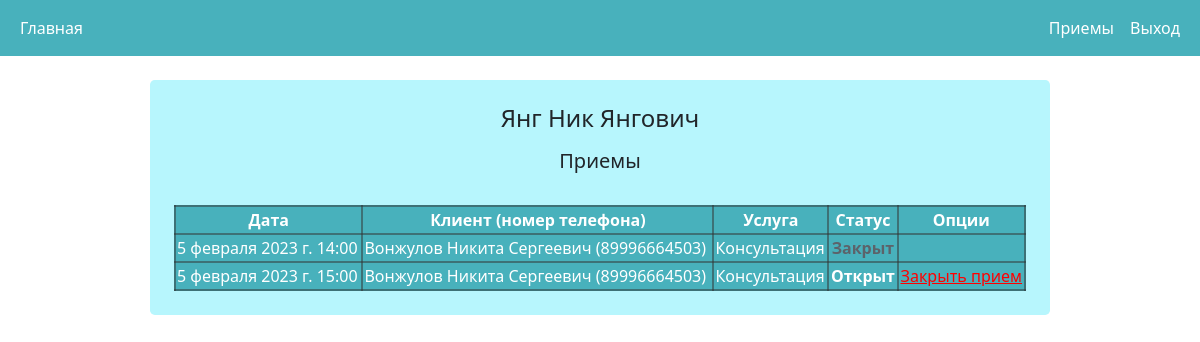
Page /docreceptions/ (signed in) on the committed database.
### hospapp/models.py (models this page shows, shortened)
class CustomUser(AbstractBaseUser):
    email = models.EmailField(verbose_name='Адрес электронной почты', unique=True, blank=False, null=False)
    name = models.CharField(verbose_name='ФИО', max_length=100, null=True)
    phone_number = models.PositiveIntegerField(verbose_name="Номер телефона", validators=phone_valid, null=True)
    image = models.ImageField(upload_to='hospapp/image/user_image/', verbose_name='Фото', null=True, blank=True)
    is_doctor = models.BooleanField(default=False, verbose_name='Права доктора')
    is_admin = models.BooleanField(default=False, verbose_name='Администратор')
    objects = CustomUserManager()
    USERNAME_FIELD = 'email'
    REQUIRED_FIELDS = ['phone_number']
    def __str__(self):
        return str(self.name)
    class Meta:
        verbose_name = "Пользователь"
        verbose_name_plural = "Пользователи"
        ordering = ['id']

class Receptions(models.Model):
    client = models.ForeignKey('CustomUser', verbose_name='Клиент', on_delete=models.CASCADE)
    doctor = models.ForeignKey('Doctors', verbose_name='Доктор', on_delete=models.CASCADE)
    service = models.ForeignKey('Services', verbose_name='Услуга', on_delete=models.CASCADE)
    is_close = models.BooleanField(verbose_name='Закрыт', default=False)
    date = models.DateTimeField(verbose_name='Дата')
    class Meta:
        verbose_name = 'Прием'
        verbose_name_plural = 'Приемы'
        ordering = ['date']

class Services(models.Model):
    title = models.CharField(verbose_name="Название услуги", max_length=100, null=False, blank=False)
    description = models.TextField(verbose_name="Описание", null=True, blank=True)
    cost = models.PositiveIntegerField(verbose_name="Стоимость", validators=[MinValueValidator(500)])
    photo = models.ImageField(upload_to='hospapp/image/service_photo/', verbose_name='Фото', null=True, blank=True)
    def __str__(self):
        return str(self.title)
    class Meta:
        verbose_name = "Услуга"
        verbose_name_plural = "Услуги"
        ordering = ['id']

### hospapp/views.py (the view)
# urls.py: path('docreceptions/', doc_page, name='doc_page'),
@login_required(login_url=reverse_lazy('login'))
@doc_required(login_url=reverse_lazy('home'))
def doc_page(request):
    title = f"Приемы - {request.user.name}"
    doc = Doctors.objects.filter(user=request.user)[0]
    receptions = Receptions.objects.filter(doctor=doc)
    return render(request, 'hospapp/doc_page.html', {'title': title, 'receptions': receptions})

### hospapp/templates/hospapp/doc_page.html (shortened to what this page needs)
{% extends 'hospapp/base.html' %}
{% load static %}
{% block content %}
    <link type="text/css" rel="stylesheet" href="{% static 'hospapp/css/profile.css' %}">
    <div class="my-4 p-4 rounded-3 w-75 mx-auto" style="background-color: rgb(183, 246, 253);">
        <h4 align="center" class="pb-2">{{ request.user.name }}</h4>
        <h5 align="center" class="pb-4">Приемы</h5>
        <table class="text-white mx-auto w-100">
            <thead style="text-align: center;">
                <tr>
                    <th>Дата</th>
                    <th>Клиент (номер телефона)</th>
                    <th>Услуга</th>
                    <th>Статус</th>
                    <th>Опции</th>
                </tr>
            </thead>
            <tbody>
                {% for recept in receptions %}
                    <tr>
                        <td>{{ recept.date }}</td>
                        <td>{{ recept.client }} ({{ recept.client.phone_number }})</td>
                        <td>{{ recept.service }}</td>
                        {% if recept.is_close %}
                            <td class="status" style="color: #5c636a"><b>Закрыт</b></td>
                        {% else %}
                            <td class="status"><b>Открыт</b></td>
                            <td style="text-align: center;"><a class="table-link" href="{% url 'close_reception' recept.id %}">Закрыть прием</a></td>
                        {% endif %}
                    </tr>
                {% endfor %}
            </tbody>
        </table>
    </div>
{% endblock %}

### hospapp/static/hospapp/css/profile.css (style rules this page uses)
table, th, td { border: 2px solid rgba(51, 51, 51, 0.5); background-color: rgb(72, 177, 188);; }

### hospapp/templates/hospapp/doc_page.html (style rules this page uses)
.table-link:link { color: #ff0000; }
.status { text-align: center; }

### rows in the picture
CustomUser: user.name "Янг Ник Янгович"
Receptions: date "5 февраля 2023 г. 14:00", client "Вонжулов Никита Сергеевич", client.phone_number "89996664503", service "Консультация", is_close "Закрыт"
Receptions: date "5 февраля 2023 г. 15:00", client "Вонжулов Никита Сергеевич", client.phone_number "89996664503", service "Консультация", is_close "Открыт"
